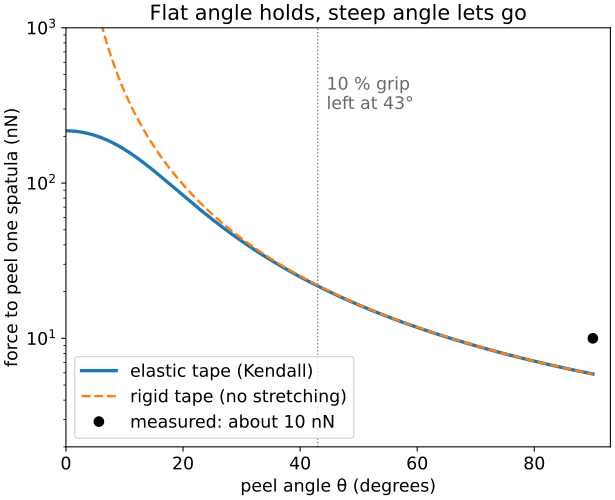

The script that drew this image:
# peel_angle.py – From “How Geckos Stick to Walls: van der Waals Forces”
# https://wildbionics.com/articles/gecko-adhesion/ · Code: MIT licence
# Needs: python3 -m pip install numpy scipy matplotlib
# Run: python3 peel_angle.py   (https://wildbionics.com/run-code/)

import numpy as np
import matplotlib.pyplot as plt
from scipy.optimize import brentq

# Work of adhesion from the physics lens: integrating P = A/(6πD³) from contact to infinity
A_HAMAKER = 1e-19     # Hamaker constant (J), typical for solids
D_CONTACT = 0.3e-9    # distance of surfaces in contact (m), about one atom
W = A_HAMAKER / (12 * np.pi * D_CONTACT**2)   # energy to separate 1 m² of contact (J/m²)

# The spatula as a thin elastic tape – model values, not measurements
WIDTH = 200e-9        # spatula width (m), about 200 nm
THICKNESS = 10e-9     # thickness of the spatula pad (m), assumed
MODULUS = 2e9         # Young's modulus of keratin (Pa), assumed


def peel_force(angle_deg):
    """Force (N) that peels the tape off at a given angle to the wall.

    Kendall's equation (F/b)²/(2Eh) + (F/b)(1 − cos θ) = W, solved for F.
    Written so that no two nearly equal numbers are subtracted – that would
    throw away digits (1 − cos θ for small θ, −a + √(a² + ε) for large θ).
    """
    one_minus_cos = 2 * np.sin(np.radians(angle_deg) / 2) ** 2
    stretch = 2 * W / (MODULUS * THICKNESS)    # how much the tape can stretch
    return WIDTH * 2 * W / (one_minus_cos + np.sqrt(one_minus_cos**2 + stretch))


def rigid_tape_force(angle_deg):
    """The same without stretching (E → ∞): F = bW / (1 − cos θ)."""
    return WIDTH * W / (2 * np.sin(np.radians(angle_deg) / 2) ** 2)


print(f"work of adhesion W = {W * 1e3:.0f} mJ/m²")
print("angle   peel force   rigid tape")
for angle in [0, 10, 30, 60, 90]:
    rigid = f"{rigid_tape_force(angle) * 1e9:7.1f} nN" if angle else "   infinite"
    print(f"{angle:4d}°   {peel_force(angle) * 1e9:6.1f} nN   {rigid}")

# The switch: how far must the foot tilt to lose 90 % of the grip?
f_max = peel_force(0)
release = brentq(lambda a: peel_force(a) - 0.1 * f_max, 0, 90)
print(f"switch ratio F(10°) / F(90°) = {peel_force(10) / peel_force(90):.0f}")
print(f"grip falls to 10 % of its maximum at {release:.0f}°")
print("measured for one spatula: about 10 nN (Huber et al. 2005)")

angles = np.linspace(0, 90, 361)
plt.rcParams["font.size"] = 13      # large type: the chart stays readable on a phone
fig, ax = plt.subplots(figsize=(6.4, 5.2), layout="constrained")
ax.semilogy(angles, peel_force(angles) * 1e9, lw=2.5, label="elastic tape (Kendall)")
ax.semilogy(angles[8:], rigid_tape_force(angles[8:]) * 1e9, "--", lw=1.8, label="rigid tape (no stretching)")
ax.plot([90], [10], "ko", ms=7, label="measured: about 10 nN")
ax.axvline(release, color="gray", lw=1, ls=":")
ax.text(release + 1.5, 300, f"10 % grip\nleft at {release:.0f}°", color="dimgray")
ax.set_xlabel("peel angle θ (degrees)")
ax.set_ylabel("force to peel one spatula (nN)")
ax.set_title("Flat angle holds, steep angle lets go")
ax.set_xlim(0, 93)
ax.set_ylim(2, 1000)
ax.legend(loc="lower left")
plt.show()
